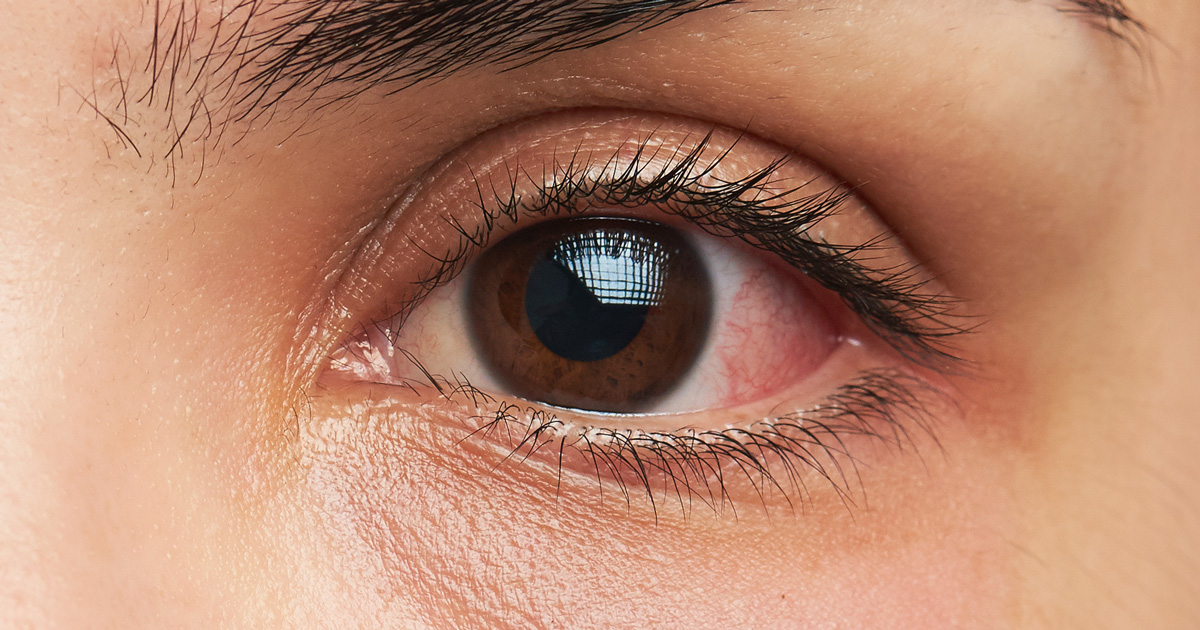
//> input picture data/bigeye0.jpg, 1200 x 630 px
$ ./Threshold ../data/bigeye0.jpg   (built with g++ and OpenCV 4)
//> lines starting //> are read from the running program, lines starting //| are printed output that depends on the picture
/**
 * @file Threshold.cpp
 * @brief Sample code that shows how to use the diverse threshold options offered by OpenCV
 * @author OpenCV team
 */
#include "stdafx.h"
#include "opencv2/imgproc.hpp"
#include "opencv2/imgcodecs.hpp"
#include "opencv2/highgui.hpp"

using namespace cv;

/// Global variables

int threshold_value = 0;
int threshold_type = 3;
int const max_value = 255;
int const max_type = 4;
int const max_BINARY_value = 255;

Mat src, src_gray, dst;
const char* window_name = "Threshold Demo";

const char* trackbar_type = "Type: \n 0: Binary \n 1: Binary Inverted \n 2: Truncate \n 3: To Zero \n 4: To Zero Inverted";
const char* trackbar_value = "Value";

/// Function headers
void Threshold_Demo( int, void* );

/**
 * @function main
 */
int main( int argc, char** argv )
{
  //! [load]
  String imageName("../data/stuff.jpg"); // by default
  if (argc > 1)
  {
      imageName = argv[1];
  }
  src = imread( imageName, IMREAD_COLOR ); // Load an image
//> src is the input picture: 630 rows x 1200 cols, CV_8UC3; mean B, G, R 110.8, 134.7, 183.3

  if( src.empty() )
    { return -1; }

  cvtColor( src, src_gray, COLOR_BGR2GRAY ); // Convert the image to Gray
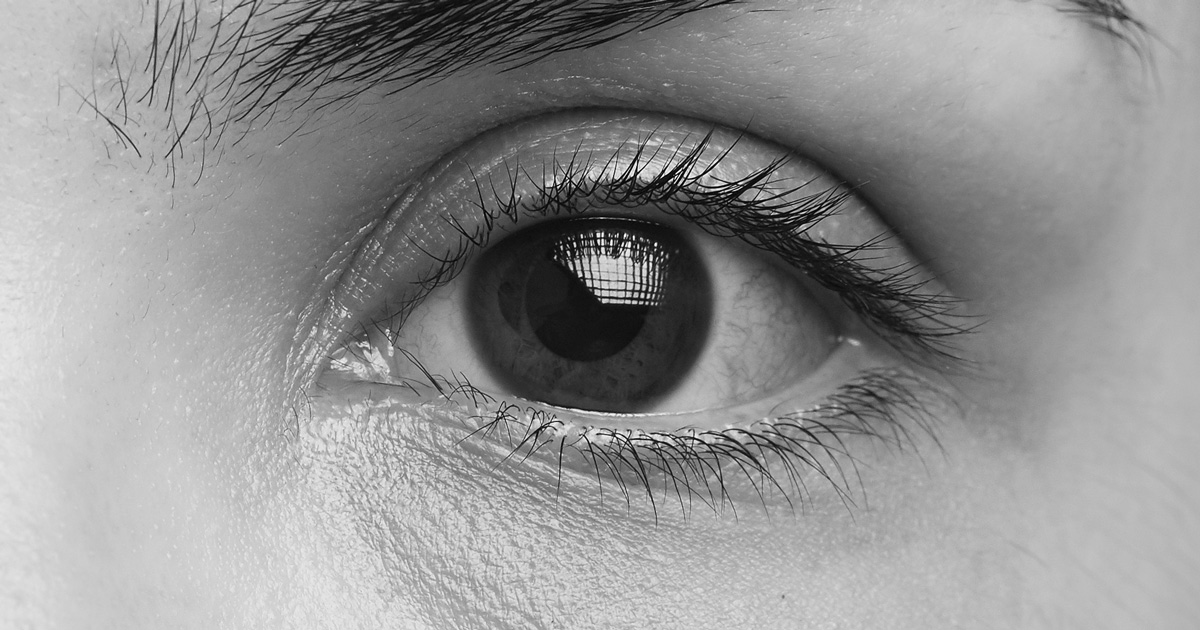
//> src_gray: 630 rows x 1200 cols, CV_8UC1; min 0, max 254, mean 146.5
  //! [load]

  //! [window]
  namedWindow( window_name, WINDOW_AUTOSIZE ); // Create a window to display results
  //! [window]

  //! [trackbar]
  createTrackbar( trackbar_type,
                  window_name, &threshold_type,
                  max_type, Threshold_Demo ); // Create Trackbar to choose type of Threshold

  createTrackbar( trackbar_value,
                  window_name, &threshold_value,
                  max_value, Threshold_Demo ); // Create Trackbar to choose Threshold value
//> slider 'Value' is set to 85
  //! [trackbar]

  Threshold_Demo( 0, 0 ); // Call the function to initialize
//> in Threshold_Demo, `threshold( src_gray, dst, threshold_value, max_BINARY_value,threshold_..`:
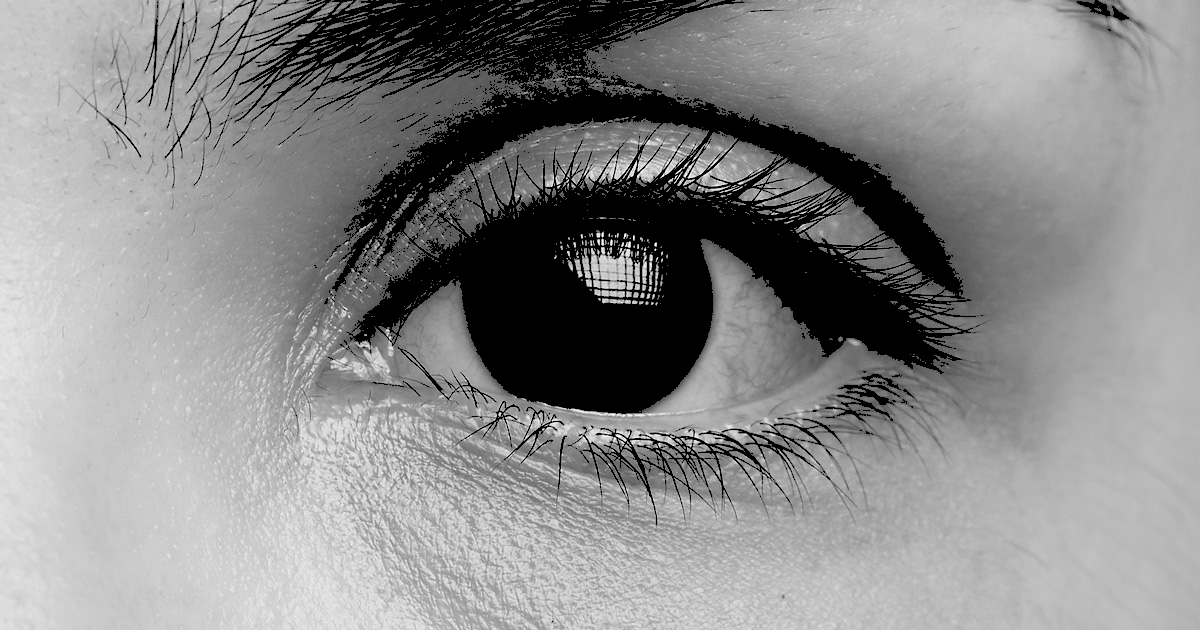
//> dst: 630 rows x 1200 cols, CV_8UC1; min 0, max 254, mean 138.3

  /// Wait until user finishes program
  for(;;)
    {
      char c = (char)waitKey( 20 );
//> the Esc key is pressed
      if( c == 27 )
    { break; }
    }

}

//![Threshold_Demo]
/**
 * @function Threshold_Demo
 */
void Threshold_Demo( int, void* )
{
  /* 0: Binary
     1: Binary Inverted
     2: Threshold Truncated
     3: Threshold to Zero
     4: Threshold to Zero Inverted
   */

  threshold( src_gray, dst, threshold_value, max_BINARY_value,threshold_type );

  imshow( window_name, dst );
}
//![Threshold_Demo]

$ run again, on data/skin0.jpg
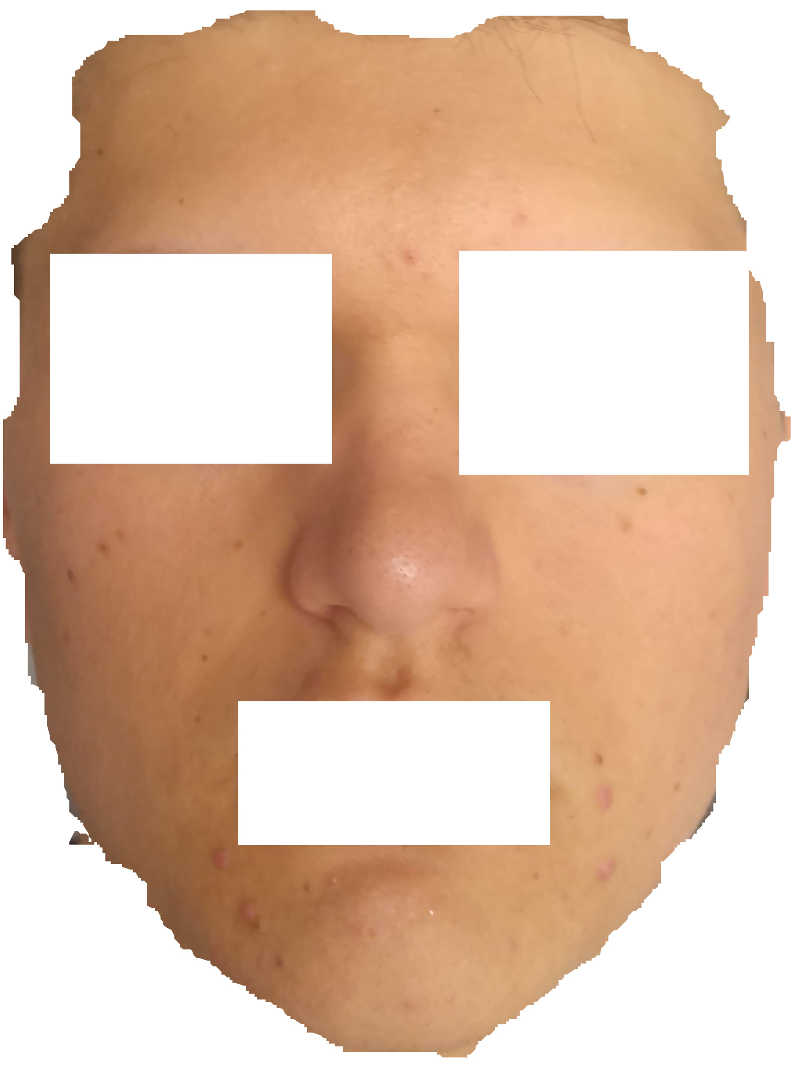
//> input picture data/skin0.jpg, 800 x 1069 px
//> src is the input picture: 1069 rows x 800 cols, CV_8UC3; mean B, G, R 168.2, 190.8, 222.4
//> `cvtColor( src, src_gray, COLOR_BGR2GRAY );`:
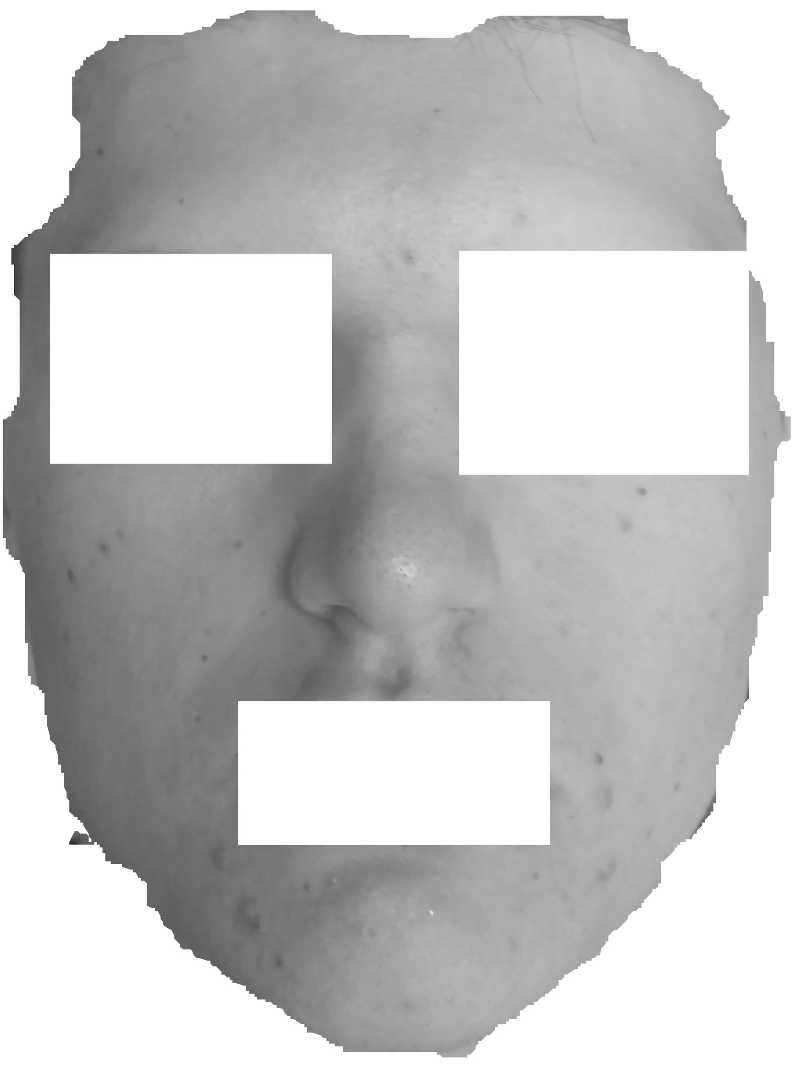
//> src_gray: 1069 rows x 800 cols, CV_8UC1; min 23, max 255, mean 197.7

$ run again, on data/skin1.jpg
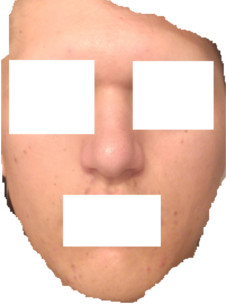
//> input picture data/skin1.jpg, 226 x 305 px
//> src is the input picture: 305 rows x 226 cols, CV_8UC3; mean B, G, R 185.4, 201.4, 236.9
//> `cvtColor( src, src_gray, COLOR_BGR2GRAY );`:
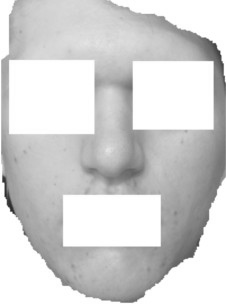
//> src_gray: 305 rows x 226 cols, CV_8UC1; min 42, max 255, mean 210.2
